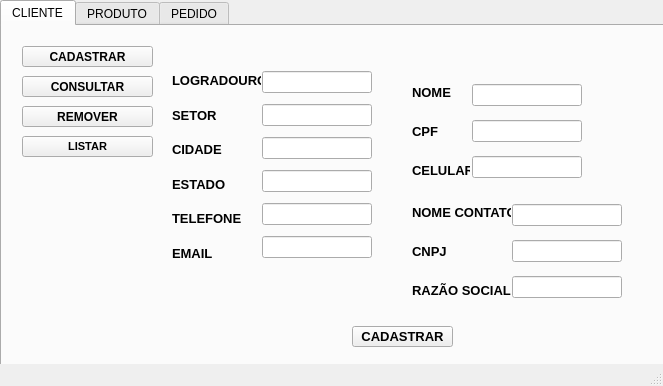
<?xml version="1.0" encoding="UTF-8"?>
<ui version="4.0">
 <class>MainWindow</class>
 <widget class="QMainWindow" name="MainWindow">
  <property name="geometry">
   <rect>
    <x>0</x>
    <y>0</y>
    <width>663</width>
    <height>386</height>
   </rect>
  </property>
  <property name="windowTitle">
   <string>Interface Usuario</string>
  </property>
  <widget class="QWidget" name="centralwidget">
   <widget class="QTabWidget" name="tabWidget">
    <property name="geometry">
     <rect>
      <x>0</x>
      <y>0</y>
      <width>771</width>
      <height>441</height>
     </rect>
    </property>
    <property name="currentIndex">
     <number>0</number>
    </property>
    <widget class="QWidget" name="tab">
     <attribute name="title">
      <string>CLIENTE</string>
     </attribute>
     <widget class="QStackedWidget" name="stackedWidgetCLIENTE">
      <property name="geometry">
       <rect>
        <x>150</x>
        <y>20</y>
        <width>481</width>
        <height>301</height>
       </rect>
      </property>
      <property name="currentIndex">
       <number>1</number>
      </property>
      <widget class="QWidget" name="page">
       <widget class="QTextEdit" name="textEditCLIENTES">
        <property name="geometry">
         <rect>
          <x>40</x>
          <y>0</y>
          <width>421</width>
          <height>281</height>
         </rect>
        </property>
       </widget>
      </widget>
      <widget class="QWidget" name="page_2">
       <widget class="QPushButton" name="pushButtonREALIZAR_CADASTRO">
        <property name="geometry">
         <rect>
          <x>200</x>
          <y>280</y>
          <width>101</width>
          <height>21</height>
         </rect>
        </property>
        <property name="font">
         <font>
          <pointsize>10</pointsize>
          <weight>75</weight>
          <bold>true</bold>
         </font>
        </property>
        <property name="text">
         <string>CADASTRAR</string>
        </property>
       </widget>
       <widget class="QWidget" name="layoutWidget">
        <property name="geometry">
         <rect>
          <x>20</x>
          <y>20</y>
          <width>89</width>
          <height>201</height>
         </rect>
        </property>
        <layout class="QVBoxLayout" name="verticalLayout">
         <item>
          <widget class="QLabel" name="label_21">
           <property name="font">
            <font>
             <pointsize>10</pointsize>
             <weight>75</weight>
             <bold>true</bold>
            </font>
           </property>
           <property name="text">
            <string>LOGRADOURO</string>
           </property>
          </widget>
         </item>
         <item>
          <widget class="QLabel" name="label_10">
           <property name="font">
            <font>
             <pointsize>10</pointsize>
             <weight>75</weight>
             <bold>true</bold>
            </font>
           </property>
           <property name="text">
            <string>SETOR</string>
           </property>
          </widget>
         </item>
         <item>
          <widget class="QLabel" name="label_17">
           <property name="font">
            <font>
             <pointsize>10</pointsize>
             <weight>75</weight>
             <bold>true</bold>
            </font>
           </property>
           <property name="text">
            <string>CIDADE</string>
           </property>
          </widget>
         </item>
         <item>
          <widget class="QLabel" name="label_16">
           <property name="font">
            <font>
             <pointsize>10</pointsize>
             <weight>75</weight>
             <bold>true</bold>
            </font>
           </property>
           <property name="text">
            <string>ESTADO</string>
           </property>
          </widget>
         </item>
         <item>
          <widget class="QLabel" name="label_14">
           <property name="font">
            <font>
             <pointsize>10</pointsize>
             <weight>75</weight>
             <bold>true</bold>
            </font>
           </property>
           <property name="text">
            <string>TELEFONE</string>
           </property>
          </widget>
         </item>
         <item>
          <widget class="QLabel" name="label_12">
           <property name="font">
            <font>
             <pointsize>10</pointsize>
             <weight>75</weight>
             <bold>true</bold>
            </font>
           </property>
           <property name="text">
            <string>EMAIL</string>
           </property>
          </widget>
         </item>
        </layout>
       </widget>
       <widget class="QWidget" name="layoutWidget">
        <property name="geometry">
         <rect>
          <x>110</x>
          <y>20</y>
          <width>110</width>
          <height>201</height>
         </rect>
        </property>
        <layout class="QVBoxLayout" name="verticalLayout_2">
         <item>
          <widget class="QLineEdit" name="lineEditLOGRADOURO"/>
         </item>
         <item>
          <widget class="QLineEdit" name="lineEditSETOR"/>
         </item>
         <item>
          <widget class="QLineEdit" name="lineEditCIDADE"/>
         </item>
         <item>
          <widget class="QLineEdit" name="lineEditESTADO"/>
         </item>
         <item>
          <widget class="QLineEdit" name="lineEditTELEFONE"/>
         </item>
         <item>
          <widget class="QLineEdit" name="lineEditEMAIL"/>
         </item>
        </layout>
       </widget>
       <widget class="QWidget" name="layoutWidget">
        <property name="geometry">
         <rect>
          <x>260</x>
          <y>30</y>
          <width>58</width>
          <height>111</height>
         </rect>
        </property>
        <layout class="QVBoxLayout" name="verticalLayout_3">
         <item>
          <widget class="QLabel" name="label_13">
           <property name="font">
            <font>
             <pointsize>10</pointsize>
             <weight>75</weight>
             <bold>true</bold>
            </font>
           </property>
           <property name="text">
            <string>NOME</string>
           </property>
          </widget>
         </item>
         <item>
          <widget class="QLabel" name="label_20">
           <property name="font">
            <font>
             <pointsize>10</pointsize>
             <weight>75</weight>
             <bold>true</bold>
            </font>
           </property>
           <property name="text">
            <string>CPF</string>
           </property>
          </widget>
         </item>
         <item>
          <widget class="QLabel" name="label_11">
           <property name="font">
            <font>
             <pointsize>10</pointsize>
             <weight>75</weight>
             <bold>true</bold>
            </font>
           </property>
           <property name="text">
            <string>CELULAR</string>
           </property>
          </widget>
         </item>
        </layout>
       </widget>
       <widget class="QWidget" name="layoutWidget">
        <property name="geometry">
         <rect>
          <x>320</x>
          <y>30</y>
          <width>110</width>
          <height>111</height>
         </rect>
        </property>
        <layout class="QVBoxLayout" name="verticalLayout_4">
         <item>
          <widget class="QLineEdit" name="lineEditNOME"/>
         </item>
         <item>
          <widget class="QLineEdit" name="lineEditCPF"/>
         </item>
         <item>
          <widget class="QLineEdit" name="lineEditCELULAR"/>
         </item>
        </layout>
       </widget>
       <widget class="QWidget" name="layoutWidget">
        <property name="geometry">
         <rect>
          <x>360</x>
          <y>150</y>
          <width>110</width>
          <height>111</height>
         </rect>
        </property>
        <layout class="QVBoxLayout" name="verticalLayout_5">
         <item>
          <widget class="QLineEdit" name="lineEditNOME_CONTATO"/>
         </item>
         <item>
          <widget class="QLineEdit" name="lineEditCNPJ"/>
         </item>
         <item>
          <widget class="QLineEdit" name="lineEditRAZAO_SOCIAL"/>
         </item>
        </layout>
       </widget>
       <widget class="QWidget" name="layoutWidget">
        <property name="geometry">
         <rect>
          <x>260</x>
          <y>150</y>
          <width>99</width>
          <height>111</height>
         </rect>
        </property>
        <layout class="QVBoxLayout" name="verticalLayout_6">
         <item>
          <widget class="QLabel" name="label_18">
           <property name="font">
            <font>
             <pointsize>10</pointsize>
             <weight>75</weight>
             <bold>true</bold>
            </font>
           </property>
           <property name="text">
            <string>NOME CONTATO</string>
           </property>
          </widget>
         </item>
         <item>
          <widget class="QLabel" name="label_19">
           <property name="font">
            <font>
             <pointsize>10</pointsize>
             <weight>75</weight>
             <bold>true</bold>
            </font>
           </property>
           <property name="text">
            <string>CNPJ</string>
           </property>
          </widget>
         </item>
         <item>
          <widget class="QLabel" name="label_15">
           <property name="font">
            <font>
             <pointsize>10</pointsize>
             <weight>75</weight>
             <bold>true</bold>
            </font>
           </property>
           <property name="text">
            <string>RAZÃO SOCIAL</string>
           </property>
          </widget>
         </item>
        </layout>
       </widget>
      </widget>
     </widget>
     <widget class="QPushButton" name="pushButtonCADASTRAR_CLIENTE">
      <property name="geometry">
       <rect>
        <x>20</x>
        <y>20</y>
        <width>131</width>
        <height>21</height>
       </rect>
      </property>
      <property name="font">
       <font>
        <weight>75</weight>
        <bold>true</bold>
       </font>
      </property>
      <property name="text">
       <string>CADASTRAR</string>
      </property>
     </widget>
     <widget class="QPushButton" name="pushButtonCONSULTAR_CLIENTE">
      <property name="geometry">
       <rect>
        <x>20</x>
        <y>50</y>
        <width>131</width>
        <height>21</height>
       </rect>
      </property>
      <property name="font">
       <font>
        <weight>75</weight>
        <bold>true</bold>
       </font>
      </property>
      <property name="text">
       <string>CONSULTAR</string>
      </property>
     </widget>
     <widget class="QPushButton" name="pushButtonREMOVER_CLIENTE">
      <property name="geometry">
       <rect>
        <x>20</x>
        <y>80</y>
        <width>131</width>
        <height>21</height>
       </rect>
      </property>
      <property name="font">
       <font>
        <weight>75</weight>
        <bold>true</bold>
       </font>
      </property>
      <property name="text">
       <string>REMOVER</string>
      </property>
     </widget>
     <widget class="QPushButton" name="pushButtonLISTAR_CLIENTE">
      <property name="geometry">
       <rect>
        <x>20</x>
        <y>110</y>
        <width>131</width>
        <height>21</height>
       </rect>
      </property>
      <property name="font">
       <font>
        <pointsize>8</pointsize>
        <weight>75</weight>
        <bold>true</bold>
       </font>
      </property>
      <property name="text">
       <string>LISTAR</string>
      </property>
     </widget>
    </widget>
    <widget class="QWidget" name="tab_2">
     <attribute name="title">
      <string>PRODUTO</string>
     </attribute>
     <widget class="QStackedWidget" name="stackedWidgetPRODUTO">
      <property name="geometry">
       <rect>
        <x>160</x>
        <y>0</y>
        <width>411</width>
        <height>321</height>
       </rect>
      </property>
      <property name="currentIndex">
       <number>1</number>
      </property>
      <widget class="QWidget" name="page_3">
       <widget class="QTextEdit" name="textEditPRODUTO">
        <property name="geometry">
         <rect>
          <x>10</x>
          <y>20</y>
          <width>391</width>
          <height>281</height>
         </rect>
        </property>
       </widget>
      </widget>
      <widget class="QWidget" name="page_4">
       <widget class="QLabel" name="label">
        <property name="geometry">
         <rect>
          <x>20</x>
          <y>30</y>
          <width>51</width>
          <height>21</height>
         </rect>
        </property>
        <property name="font">
         <font>
          <weight>75</weight>
          <bold>true</bold>
         </font>
        </property>
        <property name="text">
         <string>CODIGO</string>
        </property>
       </widget>
       <widget class="QLabel" name="label_2">
        <property name="geometry">
         <rect>
          <x>20</x>
          <y>80</y>
          <width>71</width>
          <height>16</height>
         </rect>
        </property>
        <property name="font">
         <font>
          <weight>75</weight>
          <bold>true</bold>
         </font>
        </property>
        <property name="text">
         <string>DESCRICAO</string>
        </property>
       </widget>
       <widget class="QLabel" name="label_3">
        <property name="geometry">
         <rect>
          <x>20</x>
          <y>130</y>
          <width>101</width>
          <height>16</height>
         </rect>
        </property>
        <property name="font">
         <font>
          <weight>75</weight>
          <bold>true</bold>
         </font>
        </property>
        <property name="text">
         <string>PRECO UNITARIO</string>
        </property>
       </widget>
       <widget class="QLabel" name="label_4">
        <property name="geometry">
         <rect>
          <x>20</x>
          <y>180</y>
          <width>151</width>
          <height>16</height>
         </rect>
        </property>
        <property name="font">
         <font>
          <weight>75</weight>
          <bold>true</bold>
         </font>
        </property>
        <property name="text">
         <string>QUANTIDADE EM ESTOQUE</string>
        </property>
       </widget>
       <widget class="QLineEdit" name="lineEditCODIGO">
        <property name="geometry">
         <rect>
          <x>90</x>
          <y>30</y>
          <width>113</width>
          <height>20</height>
         </rect>
        </property>
       </widget>
       <widget class="QLineEdit" name="lineEditDESCRICAO">
        <property name="geometry">
         <rect>
          <x>90</x>
          <y>80</y>
          <width>191</width>
          <height>20</height>
         </rect>
        </property>
       </widget>
       <widget class="QLineEdit" name="lineEditPRECO">
        <property name="geometry">
         <rect>
          <x>120</x>
          <y>130</y>
          <width>113</width>
          <height>20</height>
         </rect>
        </property>
       </widget>
       <widget class="QLineEdit" name="lineEditQUANTIDADE">
        <property name="geometry">
         <rect>
          <x>170</x>
          <y>180</y>
          <width>113</width>
          <height>20</height>
         </rect>
        </property>
       </widget>
       <widget class="QPushButton" name="pushButtonCADASTRAR_PROD">
        <property name="geometry">
         <rect>
          <x>320</x>
          <y>110</y>
          <width>81</width>
          <height>23</height>
         </rect>
        </property>
        <property name="font">
         <font>
          <weight>75</weight>
          <bold>true</bold>
         </font>
        </property>
        <property name="text">
         <string>CADASTRAR</string>
        </property>
       </widget>
      </widget>
     </widget>
     <widget class="QPushButton" name="pushButtonCADASTRAR_PRODUTO">
      <property name="geometry">
       <rect>
        <x>20</x>
        <y>20</y>
        <width>131</width>
        <height>21</height>
       </rect>
      </property>
      <property name="font">
       <font>
        <weight>75</weight>
        <bold>true</bold>
       </font>
      </property>
      <property name="text">
       <string>CADASTRAR</string>
      </property>
     </widget>
     <widget class="QPushButton" name="pushButtonCONSULTAR_PRODUTO">
      <property name="geometry">
       <rect>
        <x>20</x>
        <y>50</y>
        <width>131</width>
        <height>21</height>
       </rect>
      </property>
      <property name="font">
       <font>
        <weight>75</weight>
        <bold>true</bold>
       </font>
      </property>
      <property name="text">
       <string>CONSULTAR</string>
      </property>
     </widget>
     <widget class="QPushButton" name="pushButtonREMOVER_PRODUTO">
      <property name="geometry">
       <rect>
        <x>20</x>
        <y>80</y>
        <width>131</width>
        <height>21</height>
       </rect>
      </property>
      <property name="font">
       <font>
        <weight>75</weight>
        <bold>true</bold>
       </font>
      </property>
      <property name="text">
       <string>REMOVER</string>
      </property>
     </widget>
     <widget class="QPushButton" name="pushButtonLISTAR_PRODUTOS">
      <property name="geometry">
       <rect>
        <x>20</x>
        <y>110</y>
        <width>131</width>
        <height>23</height>
       </rect>
      </property>
      <property name="font">
       <font>
        <weight>75</weight>
        <bold>true</bold>
       </font>
      </property>
      <property name="text">
       <string>LISTA DE PRODUTOS</string>
      </property>
     </widget>
    </widget>
    <widget class="QWidget" name="tab_3">
     <attribute name="title">
      <string>PEDIDO</string>
     </attribute>
     <widget class="QStackedWidget" name="stackedWidgetPEDIDO">
      <property name="geometry">
       <rect>
        <x>170</x>
        <y>20</y>
        <width>491</width>
        <height>271</height>
       </rect>
      </property>
      <property name="currentIndex">
       <number>0</number>
      </property>
      <widget class="QWidget" name="page_5">
       <widget class="QLineEdit" name="lineEditClienteP">
        <property name="geometry">
         <rect>
          <x>50</x>
          <y>50</y>
          <width>113</width>
          <height>20</height>
         </rect>
        </property>
       </widget>
       <widget class="QLabel" name="label_5">
        <property name="geometry">
         <rect>
          <x>10</x>
          <y>110</y>
          <width>31</width>
          <height>16</height>
         </rect>
        </property>
        <property name="font">
         <font>
          <weight>75</weight>
          <bold>true</bold>
         </font>
        </property>
        <property name="text">
         <string>DATA</string>
        </property>
       </widget>
       <widget class="QLineEdit" name="lineEditCodigoP">
        <property name="enabled">
         <bool>false</bool>
        </property>
        <property name="geometry">
         <rect>
          <x>50</x>
          <y>10</y>
          <width>113</width>
          <height>20</height>
         </rect>
        </property>
       </widget>
       <widget class="QLabel" name="label_6">
        <property name="geometry">
         <rect>
          <x>10</x>
          <y>150</y>
          <width>51</width>
          <height>16</height>
         </rect>
        </property>
        <property name="font">
         <font>
          <weight>75</weight>
          <bold>true</bold>
         </font>
        </property>
        <property name="text">
         <string>STATUS</string>
        </property>
       </widget>
       <widget class="QLabel" name="label_7">
        <property name="geometry">
         <rect>
          <x>0</x>
          <y>50</y>
          <width>51</width>
          <height>16</height>
         </rect>
        </property>
        <property name="font">
         <font>
          <weight>75</weight>
          <bold>true</bold>
         </font>
        </property>
        <property name="text">
         <string>CLIENTE</string>
        </property>
       </widget>
       <widget class="QLineEdit" name="lineEditStatusP">
        <property name="enabled">
         <bool>false</bool>
        </property>
        <property name="geometry">
         <rect>
          <x>60</x>
          <y>150</y>
          <width>121</width>
          <height>20</height>
         </rect>
        </property>
       </widget>
       <widget class="QLabel" name="label_8">
        <property name="geometry">
         <rect>
          <x>0</x>
          <y>10</y>
          <width>51</width>
          <height>16</height>
         </rect>
        </property>
        <property name="font">
         <font>
          <weight>75</weight>
          <bold>true</bold>
         </font>
        </property>
        <property name="text">
         <string>CODIGO</string>
        </property>
       </widget>
       <widget class="QLineEdit" name="lineEditValorP">
        <property name="enabled">
         <bool>false</bool>
        </property>
        <property name="geometry">
         <rect>
          <x>90</x>
          <y>190</y>
          <width>91</width>
          <height>20</height>
         </rect>
        </property>
        <property name="text">
         <string/>
        </property>
       </widget>
       <widget class="QLineEdit" name="lineEditDataP">
        <property name="enabled">
         <bool>false</bool>
        </property>
        <property name="geometry">
         <rect>
          <x>50</x>
          <y>110</y>
          <width>131</width>
          <height>20</height>
         </rect>
        </property>
       </widget>
       <widget class="QLabel" name="label_9">
        <property name="geometry">
         <rect>
          <x>10</x>
          <y>190</y>
          <width>81</width>
          <height>16</height>
         </rect>
        </property>
        <property name="font">
         <font>
          <weight>75</weight>
          <bold>true</bold>
         </font>
        </property>
        <property name="text">
         <string>VALOR TOTAL</string>
        </property>
       </widget>
       <widget class="QListView" name="listViewItens">
        <property name="enabled">
         <bool>true</bool>
        </property>
        <property name="geometry">
         <rect>
          <x>200</x>
          <y>1</y>
          <width>271</width>
          <height>221</height>
         </rect>
        </property>
        <property name="font">
         <font>
          <family>Consolas</family>
         </font>
        </property>
        <property name="horizontalScrollBarPolicy">
         <enum>Qt::ScrollBarAlwaysOff</enum>
        </property>
        <property name="editTriggers">
         <set>QAbstractItemView::NoEditTriggers</set>
        </property>
       </widget>
       <widget class="QStackedWidget" name="stackedWidgetBotoes">
        <property name="geometry">
         <rect>
          <x>10</x>
          <y>240</y>
          <width>451</width>
          <height>31</height>
         </rect>
        </property>
        <property name="currentIndex">
         <number>2</number>
        </property>
        <widget class="QWidget" name="page_6">
         <widget class="QPushButton" name="pushButtonIncluiItem">
          <property name="geometry">
           <rect>
            <x>250</x>
            <y>0</y>
            <width>131</width>
            <height>23</height>
           </rect>
          </property>
          <property name="font">
           <font>
            <weight>75</weight>
            <bold>true</bold>
           </font>
          </property>
          <property name="text">
           <string>INCLUIR ITEM</string>
          </property>
         </widget>
         <widget class="QPushButton" name="pushButtonConcluirCadastro">
          <property name="geometry">
           <rect>
            <x>40</x>
            <y>0</y>
            <width>131</width>
            <height>23</height>
           </rect>
          </property>
          <property name="font">
           <font>
            <weight>75</weight>
            <bold>true</bold>
           </font>
          </property>
          <property name="text">
           <string>CONCLUIR CADASTRO</string>
          </property>
         </widget>
        </widget>
        <widget class="QWidget" name="page_9">
         <widget class="QPushButton" name="pushButtonConcluirConsulta">
          <property name="geometry">
           <rect>
            <x>170</x>
            <y>0</y>
            <width>111</width>
            <height>23</height>
           </rect>
          </property>
          <property name="font">
           <font>
            <weight>75</weight>
            <bold>true</bold>
           </font>
          </property>
          <property name="text">
           <string>CONSULTAR</string>
          </property>
         </widget>
        </widget>
        <widget class="QWidget" name="page_10">
         <widget class="QPushButton" name="pushButtonRemoverPedido">
          <property name="geometry">
           <rect>
            <x>160</x>
            <y>0</y>
            <width>111</width>
            <height>23</height>
           </rect>
          </property>
          <property name="font">
           <font>
            <weight>75</weight>
            <bold>true</bold>
           </font>
          </property>
          <property name="text">
           <string>REMOVER</string>
          </property>
         </widget>
        </widget>
       </widget>
       <widget class="QStackedWidget" name="stackedWidgetLupas">
        <property name="geometry">
         <rect>
          <x>170</x>
          <y>0</y>
          <width>21</width>
          <height>80</height>
         </rect>
        </property>
        <property name="currentIndex">
         <number>1</number>
        </property>
        <widget class="QWidget" name="page_8"/>
        <widget class="QWidget" name="page_11">
         <widget class="QPushButton" name="pushButtonVerificaCodigo">
          <property name="geometry">
           <rect>
            <x>0</x>
            <y>10</y>
            <width>21</width>
            <height>21</height>
           </rect>
          </property>
          <property name="font">
           <font>
            <weight>75</weight>
            <bold>true</bold>
           </font>
          </property>
          <property name="text">
           <string>⌕</string>
          </property>
         </widget>
        </widget>
        <widget class="QWidget" name="page_12"/>
       </widget>
      </widget>
      <widget class="QWidget" name="page_7">
       <widget class="QListView" name="listViewPedidos">
        <property name="geometry">
         <rect>
          <x>110</x>
          <y>10</y>
          <width>271</width>
          <height>251</height>
         </rect>
        </property>
        <property name="font">
         <font>
          <family>Consolas</family>
         </font>
        </property>
        <property name="horizontalScrollBarPolicy">
         <enum>Qt::ScrollBarAlwaysOff</enum>
        </property>
        <property name="editTriggers">
         <set>QAbstractItemView::NoEditTriggers</set>
        </property>
       </widget>
      </widget>
     </widget>
     <widget class="QPushButton" name="pushButtonREMOVER_PEDIDO">
      <property name="geometry">
       <rect>
        <x>20</x>
        <y>80</y>
        <width>131</width>
        <height>21</height>
       </rect>
      </property>
      <property name="font">
       <font>
        <weight>75</weight>
        <bold>true</bold>
       </font>
      </property>
      <property name="text">
       <string>REMOVER</string>
      </property>
     </widget>
     <widget class="QPushButton" name="pushButtonLISTAR_PEDIDO">
      <property name="geometry">
       <rect>
        <x>20</x>
        <y>110</y>
        <width>131</width>
        <height>21</height>
       </rect>
      </property>
      <property name="font">
       <font>
        <weight>75</weight>
        <bold>true</bold>
       </font>
      </property>
      <property name="text">
       <string>LISTAR</string>
      </property>
     </widget>
     <widget class="QPushButton" name="pushButtonCADASTRAR_PEDIDO">
      <property name="geometry">
       <rect>
        <x>20</x>
        <y>20</y>
        <width>131</width>
        <height>21</height>
       </rect>
      </property>
      <property name="font">
       <font>
        <weight>75</weight>
        <bold>true</bold>
       </font>
      </property>
      <property name="text">
       <string>CADASTRAR</string>
      </property>
     </widget>
     <widget class="QPushButton" name="pushButtonCONSULTAR_PEDIDO">
      <property name="geometry">
       <rect>
        <x>20</x>
        <y>50</y>
        <width>131</width>
        <height>21</height>
       </rect>
      </property>
      <property name="font">
       <font>
        <weight>75</weight>
        <bold>true</bold>
       </font>
      </property>
      <property name="text">
       <string>CONSULTAR</string>
      </property>
     </widget>
    </widget>
   </widget>
  </widget>
  <widget class="QMenuBar" name="menubar">
   <property name="geometry">
    <rect>
     <x>0</x>
     <y>0</y>
     <width>663</width>
     <height>21</height>
    </rect>
   </property>
  </widget>
  <widget class="QStatusBar" name="statusbar"/>
 </widget>
 <resources/>
 <connections/>
</ui>
